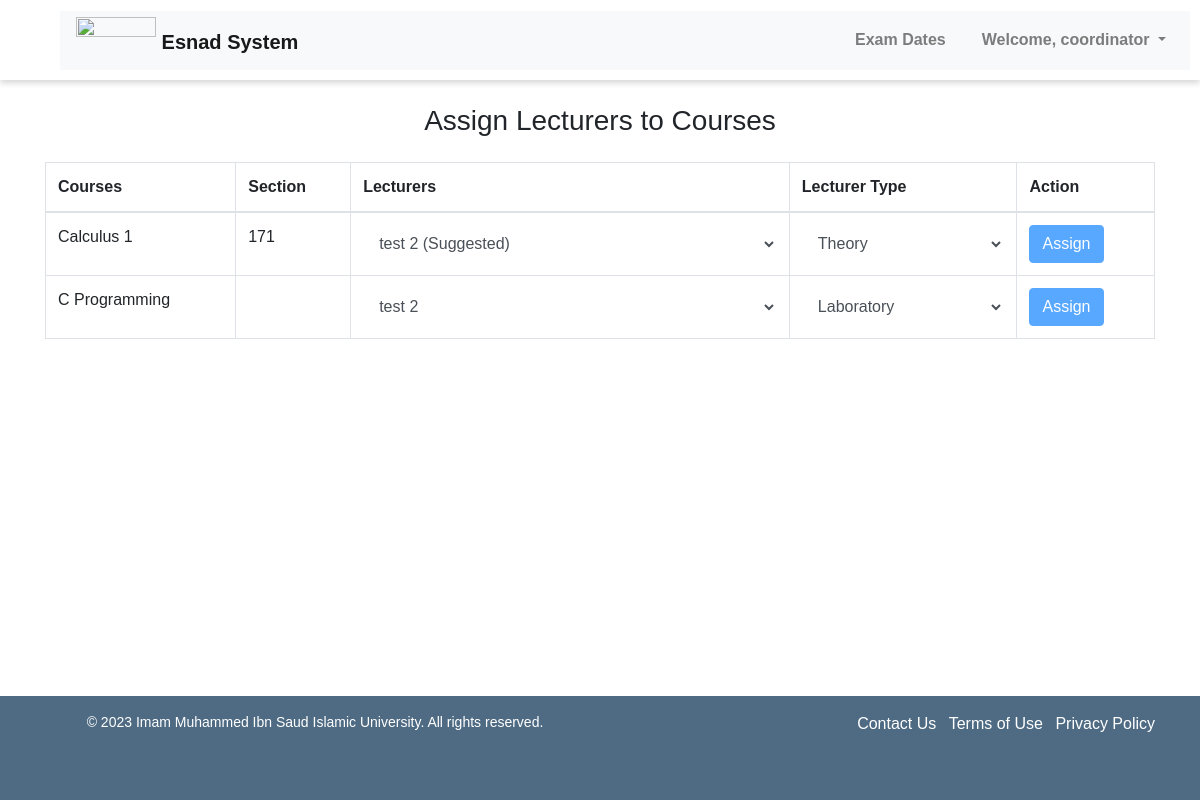
The app's page /esnad/ (signed in), older data.
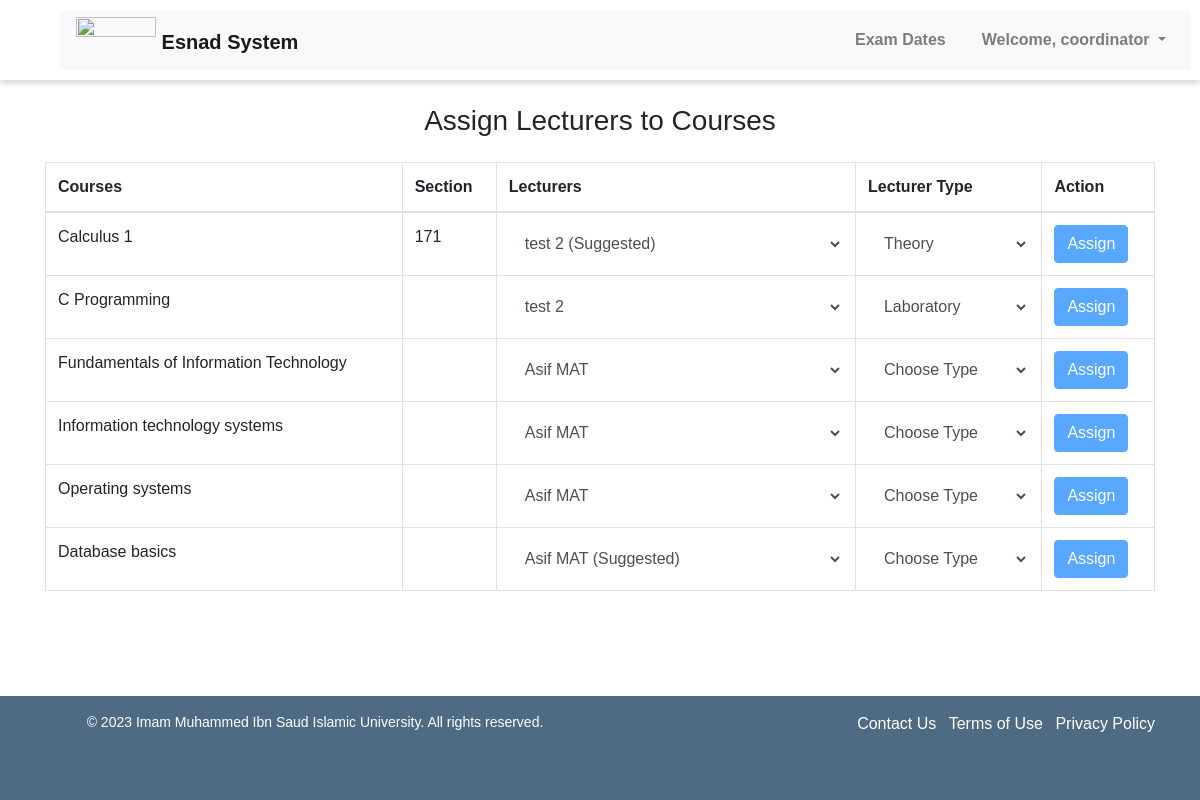
The same page, newer data.
### pages/models.py (models this page shows, shortened)
class Course(models.Model):
    course_code = models.CharField(max_length=100)
    course_name = models.CharField(max_length=100)
    credit_hours = models.PositiveIntegerField(null=True)
    course_lecturer = models.ForeignKey('Lecturer', on_delete=models.SET_NULL, null=True, related_name='courses_taught')
    course_level = models.PositiveIntegerField(null=True)
    course_lab_lecturer = models.ForeignKey('Lecturer', on_delete=models.SET_NULL, null=True, blank=True, related_name='lab_courses_taught')
    course_past_lecturers = models.ManyToManyField('Lecturer', related_name='past_courses', blank=True)
    course_time = models.TimeField(null=True, blank=True)
    course_day = models.CharField(max_length=1, choices=DAYS_OF_WEEK, null=True, blank=True)
    course_department = models.ForeignKey('Department', on_delete=models.SET_NULL, null=True, blank=True)
    course_building = models.CharField(max_length=100, blank=True)
    course_section = models.CharField(max_length=100, blank=True)

### pages/views.py (the view)
# urls.py: path('esnad/', esnad, name='esnad'),
@login_required(login_url='login')
def esnad(request):
    lecturers = Lecturer.objects.all()
    courses = Course.objects.all()
    return render(request, 'esnad.html', {'lecturers': lecturers, 'courses': courses})

### pages/context_processors.py (called while the page is built)
def get_user_groups(request):
    if request.user.is_authenticated:
        groups = request.user.groups.all()
        for group in groups:
            if group.name == 'Coordinators':
                return {'get_user_groups': True}
    return {'get_user_groups': False}

### pages/templates/esnad.html (shortened to what this page needs)
{% extends 'base.html' %}
{% load static %}
{% block extra_css %}
    <link rel="stylesheet" href="{% static 'esnad.css' %}">
{% endblock %}
{% block content %}
    <div class="container">
        <h3 class="mt-4 mb-4 text-center">Assign Lecturers to Courses</h3>
        <table class="table table-hover table-bordered">
            <thead>
              <tr>
                <th scope="col">Courses</th>
                <th scope="col">Section</th>
                <th scope="col">Lecturers</th>
                <th scope="col">Lecturer Type</th>
                <th scope="col">Action</th>
              </tr>
            </thead>
            <tbody>
              {% for course in courses %}
                <tr>
                    <form action="{% url 'add_lecturer_to_course' course.id %}" method="POST">
                    <td>{{ course.course_name }}</td>
                    <td>{{ course.course_section }}</td>
                    <td>
                        <select required name="lecturer" name="lecturer" class="form-control bg-white border-0" {% if not user.is_superuser %} disabled {% endif %}>
                        {% for lecturer in lecturers %}
                            {% if lecturer == course.course_lecturer or lecturer == course.course_lab_lecturer %}
                                <option value="{{ lecturer.id }}" selected>
                                    {{ lecturer.lecturer_name }}
                                    {% if user.is_superuser and lecturer in course.course_past_lecturers.all %}
                                        <span style="font-size: 10px;">(Suggested)</span>
                                    {% elif lecturer.lecturer_department == course.course_department %}
                                        <span style="font-size: 10px;">(Suggested)</span>
                                    {% endif %}
                                </option>
                            {% else %}
                                <option value="{{ lecturer.id }}">
                                    {{ lecturer.lecturer_name }}
                                    {% if user.is_superuser and lecturer in course.course_past_lecturers.all %}
                                        <span style="font-size: 10px;">(Suggested)</span>
                                    {% elif lecturer.lecturer_department == course.course_department %}
                                        <span style="font-size: 10px;">(Suggested)</span>
                                    {% endif %}
                                </option>
                            {% endif %}
                        {% endfor %}
                        </select>
                    </td>
                    <td>
                        <select required name="lecturer_type" class="form-control bg-white border-0">
                            <option value="">Choose Type</option>
                            <option value="L" {% if course.course_lab_lecturer %} selected {% endif %}
                            >Laboratory</option>
                            <option value="T" {% if course.course_lecturer %} selected {% endif %}
                            >Theory</option>
                        </select>
                    </td>
                    <td>
                        <button type="submit" class="btn btn-primary" {% if not user.is_superuser %} disabled {% endif %}>Assign</button>
                    </td>
                </form>
                </tr>
                {% endfor %}
            </tbody>
          </table>
    </div>
{% endblock %}

Row changes from the older to the newer data that the page shows:
added Course: course_name "Fundamentals of Information Technology"
added Course: course_name "Information technology systems"
added Course: course_name "Operating systems"
added Course: course_name "Database basics"
